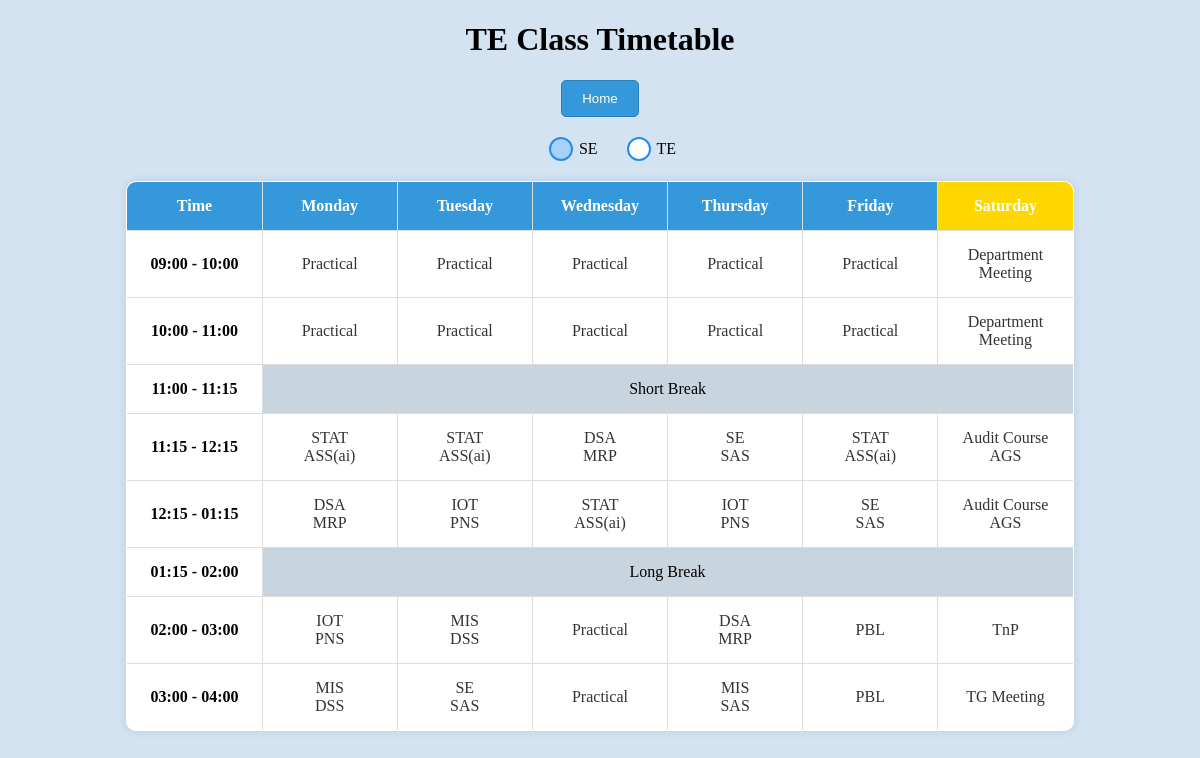
The app's page /ainds_se_tt (signed in) with its own data.
### tables this page shows
CREATE TABLE "AInDS_SE_TT" (
    id INTEGER PRIMARY KEY,
    day TEXT NOT NULL,
    time_slot TEXT NOT NULL,
    subject TEXT,
    instructor TEXT,
    room TEXT,
    UNIQUE (day, time_slot)
);

### app.py (the view)
@app.route('/ainds_se_tt')
def ainds_se_tt():
        if 'admin_username' not in session:
            return redirect(url_for('admin_login'))
        timetable_data = query_db('SELECT * FROM AInDS_SE_TT ORDER BY day, time_slot')
        return render_template('ainds_se_tt.html',timetable_data = timetable_data)

### app.py (called while the page is built)
def get_db():
    db = getattr(g, '_database', None)
    if db is None:
        db = g._database = sqlite3.connect(app.config['DATABASE'])
        db.row_factory = sqlite3.Row
    return db

def query_db(query, args=(), one=False):
    cur = get_db().execute(query, args)
    result = cur.fetchall()
    cur.close()
    column_names = [column[0] for column in cur.description]
    if not result:
        return None
    if one:
        return dict(zip(column_names, result[0]))
    return [dict(zip(column_names, row)) for row in result]

### templates/ainds_se_tt.html (shortened to what this page needs)
<!DOCTYPE html>
<html lang="en">
<head>
</head>
<body>
  <h1>TE Class Timetable</h1>
  <button class="home-button" onclick="redirectToAdminOptions()">Home</button>
  <div class="toggles">
    <label for="seRadio">SE</label>
    <label for="teRadio">TE</label>
  </div>
  <div class="table-container te-table active">
    <table border="1" class="timetable-table">
      <tr>
        <th>Time</th>
        <th>Monday</th>
        <th>Tuesday</th>
        <th>Wednesday</th>
        <th>Thursday</th>
        <th>Friday</th>
        <th>Saturday</th>
      </tr>
      {% for time_slot in ['09:00 - 10:00', '10:00 - 11:00', '11:00 - 11:15', '11:15 - 12:15', '12:15 - 01:15', '01:15 - 02:00', '02:00 - 03:00','03:00 - 04:00'] %}
      <tr>
        <td>{{ time_slot }}</td>
        {% for day in ['Monday', 'Tuesday', 'Wednesday', 'Thursday', 'Friday', 'Saturday'] %}
          {% if time_slot == '11:00 - 11:15' or time_slot == '01:15 - 02:00' %}
            {% if day == 'Monday' %}
              <td colspan="6" style="background-color: rgb(200, 212, 222); text-align: center;">
                {% if time_slot == '11:00 - 11:15' %}
                  Short Break
                {% elif time_slot == '01:15 - 02:00' %}
                  Long Break
                {% endif %}
              </td>
            {% endif %}
          {% else %}
            <td>
              {% for entry in timetable_data %}
                {% if entry.day == day and entry.time_slot == time_slot %}
                  {% if entry.instructor is not none %}
                    <a onclick='confirmNavigation("{{ entry.subject }}", "{{ entry.instructor }}", "{{ entry.time_slot }}")'>
                      {{ entry.subject }} <br>
                      {{ entry.instructor }} <br>
                    </a>
                  {% else %}
                    <a onclick='confirmNavigation("{{ entry.subject }}", null, "{{ entry.time_slot }}")'>
                      {{ entry.subject }} <br>
                    </a>
                  {% endif %}
                {% endif %}
              {% endfor %}
            </td>
          {% endif %}
        {% endfor %}
      </tr>
      {% endfor %}
    </table>
  </div>
</body>
</html>

### templates/ainds_se_tt.html (style rules this page uses)
h1 { text-align: center; }
body { background-color: #D3E3F1; }
table { border-collapse: collapse; width: 50%; margin: auto; background-color: #fff; }
th, td { text-align: center; padding: 8px 0px 8px 0px; border: 1px solid black; }
td { transition: background-color 0.3s ease-in-out; width: 80px; }
tr>td:nth-child(1) { font-weight: bold; }
a { text-decoration: none; color: inherit; cursor: pointer; display: block; }
.table-container { display: none; transition: opacity 0.5s ease-in-out; }
.table-container.active { display: block; }
input[type="radio"]+label { position: relative; padding-left: 30px; cursor: pointer; display: inline-block; line-height: 24px; font-size: 16px; }
input[type="radio"]+label:before { content: ""; position: absolute; left: 0; top: 50%; transform: translateY(-50%); width: 20px; height: 20px; border: 2px solid rgb(37, 141, 233); background-color: #fff; border-radius: 50%; transition: background-color 0.3s ease-in-out; }
input[type="radio"]:checked+label:before { background-color: rgb(167, 209, 246); }
.toggles { margin: 20px; text-align: center; }
.home-button { display: block; margin: 20px auto; padding: 10px 20px; text-align: center; text-decoration: none; color: #fff; background-color: #3498db; border: 1px solid #2980b9; border-radius: 5px; cursor: pointer; transition: background-color 0.3s ease-in-out; }
table { border-collapse: collapse; width: 80%; margin: auto; background-color: #fff; margin-top: 20px; border-radius: 10px; overflow: hidden; box-shadow: 0 0 10px rgba(0, 0, 0, 0.1); }
th, td { text-align: center; padding: 15px 10px; border: 1px solid #ddd; }
th { background-color: #3498db; color: #fff; }
td { transition: background-color 0.3s ease-in-out; }
td a { color: #333; text-decoration: none; display: block; }
th.current-day { background-color: #FFD700; }

### records on screen
AInDS_SE_TT: subject "Practical"
AInDS_SE_TT: subject "Practical"
AInDS_SE_TT: subject "Practical"
AInDS_SE_TT: subject "Practical"
AInDS_SE_TT: subject "Practical"
AInDS_SE_TT: subject "Department Meeting"
AInDS_SE_TT: subject "Practical"
AInDS_SE_TT: subject "Practical"
AInDS_SE_TT: subject "Practical"
AInDS_SE_TT: subject "Practical"
AInDS_SE_TT: subject "Practical"
AInDS_SE_TT: subject "Department Meeting"
AInDS_SE_TT: subject "STAT", instructor "ASS(ai)"
AInDS_SE_TT: subject "STAT", instructor "ASS(ai)"
AInDS_SE_TT: subject "DSA", instructor "MRP"
AInDS_SE_TT: subject "SE", instructor "SAS"
AInDS_SE_TT: subject "STAT", instructor "ASS(ai)"
AInDS_SE_TT: subject "Audit Course", instructor "AGS"
AInDS_SE_TT: subject "DSA", instructor "MRP"
AInDS_SE_TT: subject "IOT", instructor "PNS"
AInDS_SE_TT: subject "STAT", instructor "ASS(ai)"
AInDS_SE_TT: subject "IOT", instructor "PNS"
AInDS_SE_TT: subject "SE", instructor "SAS"
AInDS_SE_TT: subject "Audit Course", instructor "AGS"
AInDS_SE_TT: subject "IOT", instructor "PNS"
AInDS_SE_TT: subject "MIS", instructor "DSS"
AInDS_SE_TT: subject "Practical"
AInDS_SE_TT: subject "DSA", instructor "MRP"
AInDS_SE_TT: subject "PBL"
AInDS_SE_TT: subject "TnP"
AInDS_SE_TT: subject "MIS", instructor "DSS"
AInDS_SE_TT: subject "SE", instructor "SAS"
AInDS_SE_TT: subject "Practical"
AInDS_SE_TT: subject "MIS", instructor "SAS"
AInDS_SE_TT: subject "PBL"
AInDS_SE_TT: subject "TG Meeting"

### other values on screen
{{ time_slot }} "09:00 - 10:00" "10:00 - 11:00" "11:00 - 11:15" "11:15 - 12:15" "12:15 - 01:15" "01:15 - 02:00" "02:00 - 03:00" "03:00 - 04:00"
